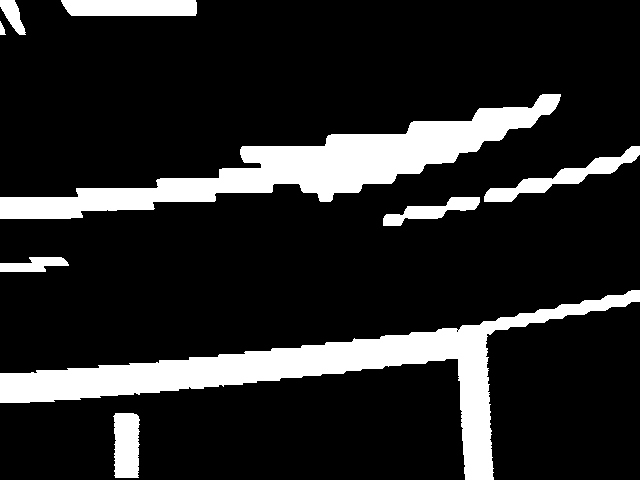
#> input picture test_img/rotary/stop_bin_img.png, 640 x 480 px, found by its file name
$ python check_rotary_2.py
#> lines starting #> are read from the running program, lines starting #| are printed output that depends on the picture; after the words box and inside, x2 and y2 are one past the last pixel; in counts of white or black regions, pixels touching at a corner belong together
#!/usr/bin/env python3
#-*- coding:utf-8 -*-
import sys
import os

current_dir = os.path.dirname(os.path.abspath(__file__))
parent_dir = os.path.abspath(os.path.join(current_dir, '..'))  # drive_controller 상위 폴더
if parent_dir not in sys.path:
    sys.path.insert(0, parent_dir)

import cv2
import numpy as np
import time


# [126 lines left out: functions img_curve, extract_horizontal_contours, split_image_vertically, extract_horizontal_stop_line_region, not called in this run]

def crop_bottom(image, pixels=100):
    """
    이미지 아래쪽에서 지정한 픽셀 수만큼 잘라낸 이미지를 반환합니다.

    Parameters:
        image (numpy.ndarray): 입력 이미지
        pixels (int): 아래쪽에서 잘라낼 픽셀 수

    Returns:
        cropped_image (numpy.ndarray): 잘린 이미지
    """
    height = image.shape[0]
    return image[height - pixels:, :]

# 이미지 경로
img_path = './test_img/rotary/stop_bin_img.png'
binary = cv2.imread(img_path, cv2.IMREAD_GRAYSCALE)
#> binary: shape (480, 640); 15.3% white; 9 white regions, largest, box (x1, y1, x2, y2) and area: (0, 290, 640, 480) 20487, (0, 94, 561, 219) 18505, (61, 0, 197, 16) 2104
_start = time.time()
cropped = crop_bottom(binary, 100)
#> in crop_bottom, `return image[height - pixels:, :]`:
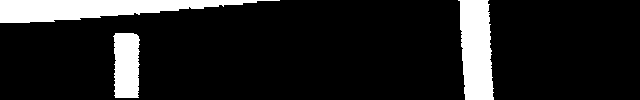
#> returned value: shape (100, 640); 12.8% white; 3 white regions, box (x1, y1, x2, y2) and area: (0, 0, 280, 23) 3697, (458, 0, 494, 100) 2906, (113, 33, 140, 98) 1574
elapsed = time.time() - _start
print(f"[Timer] 경과 시간: {elapsed:.6f}초")
cv2.imshow("Cropped Image", cropped)
cv2.waitKey(0)
cv2.destroyAllWindows()
# [54 lines of commented-out code are left out]
